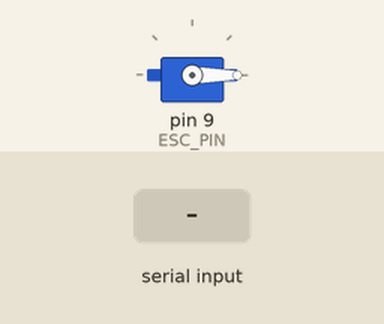
A sketch run on a simulated Arduino Uno, built with avr-gcc and run on an emulated ATmega328P. Parts: servo. Inputs (shaded band) come from the test bench. What the sketch prints to the serial monitor is not drawn.

Above: at 3.2 s.
3.3 s: "THROTTLE90\n" received over Serial
At 4.4 s:
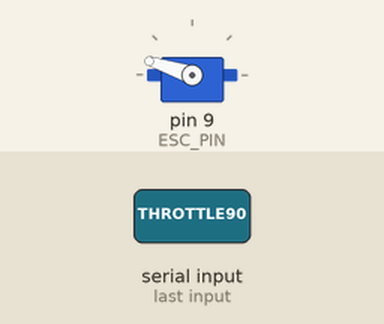
4.8 s: "THROTTLE\n" received over Serial
At 5.4 s:
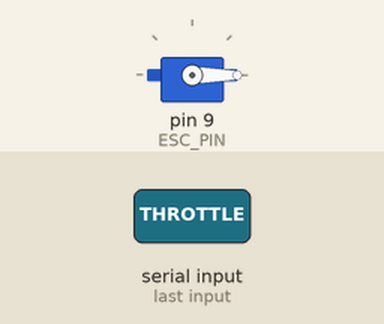
Timing chart, 0 to 7.8 s (numbered marks = the images above; inputs shaded):
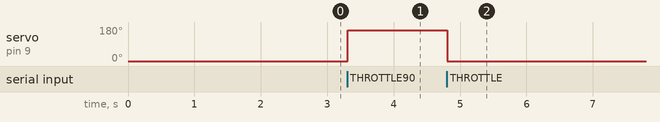

Measured:
- after the input at 3.3 s, servo on pin 9 (ESC_PIN): 0° → 162° at once
- after the input at 4.8 s, servo on pin 9 (ESC_PIN): 162° → 0° at once

The sketch:

motor_brushless_271.ino
```cpp
// snippet: motor_brushless_271
// tags: motor, brushless, esc, pwm, servo
// boards: avr, megaavr, nano33iot, rp2040
// not-tags: romi32u4
// library: Servo
// description: ESC brushless motor on pin 9
// prompts: brushless, motor, include, servo, declare, servo
// verified: compile-only
// source: kd-generated (id 271)
// exact-include: Servo.h

#include <Servo.h>

const int ESC_PIN = 9;
Servo esc;

void armESC() {
  esc.writeMicroseconds(1000);  // minimum throttle
  unsigned long start = millis();
  while (millis() - start < 2000) {
    // Wait for 2 seconds for the ESC to arm
  }
}

void setup() {
  Serial.begin(9600);
  esc.attach(ESC_PIN, 1000, 2000);  // min 1000µs, max 2000µs
  armESC();
  Serial.println("ESC armed");
}

void loop() {
  if (Serial.available() > 0) {
    String command = Serial.readStringUntil('\n');
    if (command.startsWith("THROTTLE")) {
      int throttle = command.substring(8).toInt();
      if (throttle >= 0 && throttle <= 100) {
        esc.writeMicroseconds(1000 + throttle * 10);  // servo pulse width in us (1000=0deg, 1500=90deg, 2000=180deg)
      }
    } else if (command == "STOP") {
      esc.writeMicroseconds(1000);  // servo pulse width in us (1000=0deg, 1500=90deg, 2000=180deg)
    }
  }
}
```
